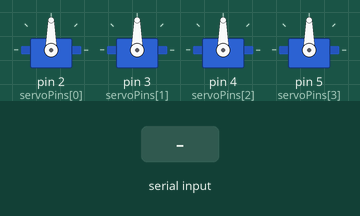
Simulated run of this sketch. Board: Arduino Uno, built with avr-gcc and run on an emulated ATmega328P. Parts: 4 × servo. Inputs (shaded band) come from the test bench.

Above: at 1.2 s.
1.3 s: "1,1\n" received over Serial
At 1.6 s:
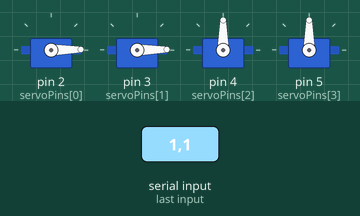
2.8 s: "1,150\n" received over Serial
At 3.9 s:
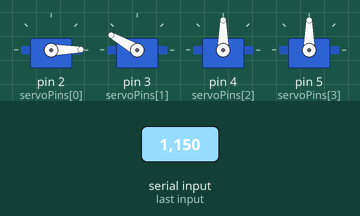
4.3 s: "90,45\n" received over Serial
At 5.1 s:
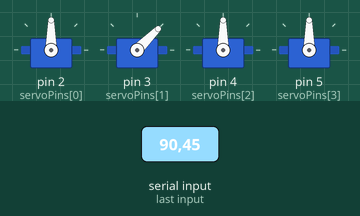
5.8 s: "1\n" received over Serial
At 6.2 s:
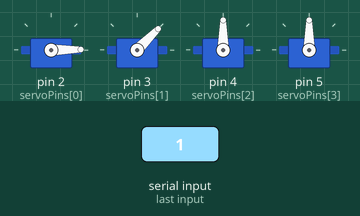
7.3 s: "30,150\n" received over Serial
At 8.5 s:
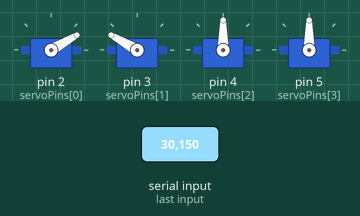
8.8 s: "90\n" received over Serial
At 9.7 s:
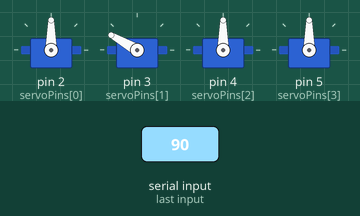
Timing chart, 0 to 11.3 s (numbered marks = the images above; inputs shaded):
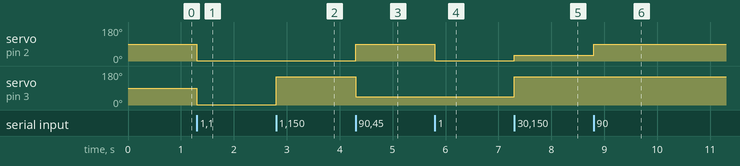

The sketch:

performingrobot_nov8a.ino
```cpp
/*
Multi-Servo Control via Serial with Attach/Detach Support
---------------------------------------------------------
This sketch reads comma-separated values over Serial and applies them as angles to servos.
It also supports attaching and detaching servos dynamically.

Features:
---------
- Angle control: Send numeric CSV values (0-180 degrees)
- Attach/Detach control: Send true/false CSV values
- Intelligent filtering: Arduino only changes servo state when needed
- All servos attached by default for backward compatibility

Hardware Setup:
--------------
1. Connect servos to the following Arduino pins:
   - Servo 1: Pin 2
   - Servo 2: Pin 3
   - Servo 3: Pin 4
   - Servo 4: Pin 5
2. Power your servos appropriately (most servos need external power)
   - DO NOT power multiple servos directly from Arduino's 5V!
   - Use an external power supply or battery pack

Angle Data Examples:
-------------------
Send these strings over Serial (end with newline):
  "90"          -> Sets first servo to 90 degrees
  "90,180"      -> Sets first servo to 90, second to 180
  "90,180,45"   -> Sets first three servos
  "90,180,45,0" -> Sets all four servos

Attach State Examples:
---------------------
Send these strings over Serial (end with newline):
  "true,true,true,true"   -> All servos attached (default)
  "true,false,true,false" -> Servos 1&3 attached, 2&4 detached
  "false,false,false,false" -> All servos detached

How It Works:
------------
- Arduino detects data type automatically (numeric vs true/false)
- Attach state changes are filtered (only applied when different)
- Detached servos ignore angle commands (no jitter or power draw)
- You can send both data types in any order

Serial Configuration:
-------------------
- Baud Rate: 57600
- Line Ending: Newline (\n)

Note: You can modify maxServos constant to support fewer/more servos
(remember to update servoPins and servoAttached arrays accordingly)
*/
#include <Servo.h>

// Define maximum number of servos
const int maxServos = 4;

// Create servo objects
Servo servos[maxServos];  // Array to hold servo objects

// Define constants for servo pin numbers
const int servoPins[maxServos] = {2, 3, 4, 5};  // Pins for servos 1-4

// Track current attach state for each servo
bool servoAttached[maxServos] = {true, true, true, true}; // All attached by default

void setup() {
  // Initialize serial communication at 57600 baud rate
  Serial.begin(57600);

  // Attach all servos to their pins
  for(int i = 0; i < maxServos; i++) {
    servos[i].attach(servoPins[i]);
  }
}

void loop() {
  // Check if data is available on the serial port
  if (Serial.available() > 0) {
    // Read the incoming data until a newline character
    String input = Serial.readStringUntil('\n');
    // If the input is not empty, process it
    if (input.length() > 0) {
      // Detect if this is attach state data or angle data
      if (input.indexOf("true") != -1 || input.indexOf("false") != -1) {
        // Contains "true" or "false" = attach state data
        processAttachState(input);
      } else {
        // Regular numeric data = angle data
        processAngleData(input);
      }
    }
  }
}

void processAngleData(String input) {
  int lastIndex = 0;
  int servoIndex = 0;

  // Keep finding commas until we run out or hit our servo limit
  while(servoIndex < maxServos) {
    int nextComma = input.indexOf(',', lastIndex);
    String valueString;

    // Extract the value string
    if(nextComma == -1) {
      // Last value
      valueString = input.substring(lastIndex);
      // Only write to servo if it's attached
      if(servoAttached[servoIndex]) {
        // Convert to int, constrain, and apply to final servo
        servos[servoIndex].write(constrain(valueString.toInt(), 0, 180));
      }
      break;  // No more values to process
    } else {
      // Not the last value
      valueString = input.substring(lastIndex, nextComma);
      // Only write to servo if it's attached
      if(servoAttached[servoIndex]) {
        // Convert to int, constrain, and apply to current servo
        servos[servoIndex].write(constrain(valueString.toInt(), 0, 180));
      }
      // Move to next value
      lastIndex = nextComma + 1;
      servoIndex++;
    }
  }
}

void processAttachState(String input) {
  int lastIndex = 0;
  int servoIndex = 0;

  // Parse comma-separated true/false values
  while(servoIndex < maxServos) {
    int nextComma = input.indexOf(',', lastIndex);
    String stateString;

    if(nextComma == -1) {
      // Last value
      stateString = input.substring(lastIndex);
      updateServoAttachState(servoIndex, stateString);
      break;
    } else {
      // Not the last value
      stateString = input.substring(lastIndex, nextComma);
      updateServoAttachState(servoIndex, stateString);
      lastIndex = nextComma + 1;
      servoIndex++;
    }
  }
}

void updateServoAttachState(int servoIndex, String stateString) {
  // Trim whitespace
  stateString.trim();

  // Determine desired state (support both "true" and "1")
  bool shouldAttach = (stateString == "true" || stateString == "1");

  // INTELLIGENCE: Only make changes if state is different
  if (shouldAttach && !servoAttached[servoIndex]) {
    // Need to attach
    servos[servoIndex].attach(servoPins[servoIndex]);
    servoAttached[servoIndex] = true;
  }
  else if (!shouldAttach && servoAttached[servoIndex]) {
    // Need to detach
    servos[servoIndex].detach();
    servoAttached[servoIndex] = false;
  }
  // If state is already correct, do nothing (filters redundant calls)
}
```

Measured:
- after the input at 1.3 s, servo on pin 2 (servoPins[0]), servo on pin 3 (servoPins[1]): 90° → 1° at once
- after the input at 2.8 s, servo on pin 3 (servoPins[1]): 1° → 150° at once
- after the input at 4.3 s, servo on pin 2 (servoPins[0]): 1° → 90° at once; servo on pin 3 (servoPins[1]): 150° → 45° at once
- after the input at 5.8 s, servo on pin 2 (servoPins[0]): 90° → 1° at once
- after the input at 7.3 s, servo on pin 2 (servoPins[0]): 1° → 30° at once; servo on pin 3 (servoPins[1]): 45° → 150° at once
- after the input at 8.8 s, servo on pin 2 (servoPins[0]): 30° → 90° at once
